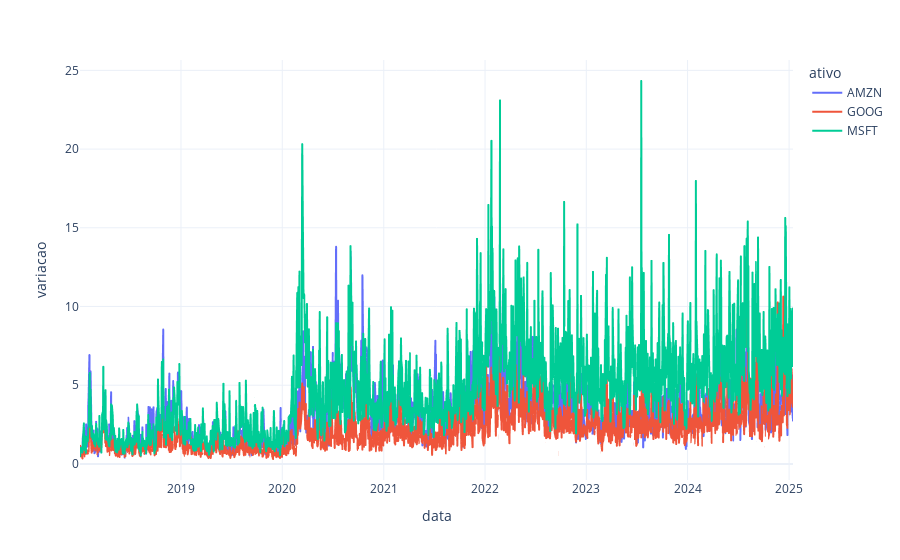

Source (notebook cell):
### Code cell
fig = px.line(vol_vert, x="data", y="variacao", color='ativo', template='plotly_white')
fig.show()

### Figure 1 — Plotly figure (JSON) as saved in the notebook; plotly's stock layout.template omitted (floating-point values rounded to 4 significant figures; data arrays with more than 128 entries replaced by an {"elided": "..."} marker saying what was removed)
{"data": [{"hovertemplate": "ativo=AMZN<br>data=%{x}<br>variacao=%{y}<extra></extra>", "legendgroup": "AMZN", "line": {"color": "#636efa", "dash": "solid"}, "marker": {"symbol": "circle"}, "mode": "lines", "name": "AMZN", "showlegend": true, "type": "scattergl", "x": {"elided": "1770 str values"}, "xaxis": "x", "y": {"elided": "1770 float values"}, "yaxis": "y"}, {"hovertemplate": "ativo=GOOG<br>data=%{x}<br>variacao=%{y}<extra></extra>", "legendgroup": "GOOG", "line": {"color": "#EF553B", "dash": "solid"}, "marker": {"symbol": "circle"}, "mode": "lines", "name": "GOOG", "showlegend": true, "type": "scattergl", "x": {"elided": "1770 str values"}, "xaxis": "x", "y": {"elided": "1770 float values"}, "yaxis": "y"}, {"hovertemplate": "ativo=MSFT<br>data=%{x}<br>variacao=%{y}<extra></extra>", "legendgroup": "MSFT", "line": {"color": "#00cc96", "dash": "solid"}, "marker": {"symbol": "circle"}, "mode": "lines", "name": "MSFT", "showlegend": true, "type": "scattergl", "x": {"elided": "1770 str values"}, "xaxis": "x", "y": {"elided": "1770 float values"}, "yaxis": "y"}], "layout": {"legend": {"title": {"text": "ativo"}, "tracegroupgap": 0}, "margin": {"t": 60}, "xaxis": {"anchor": "y", "domain": [0, 1], "title": {"text": "data"}}, "yaxis": {"anchor": "x", "domain": [0, 1], "title": {"text": "variacao"}}}}
